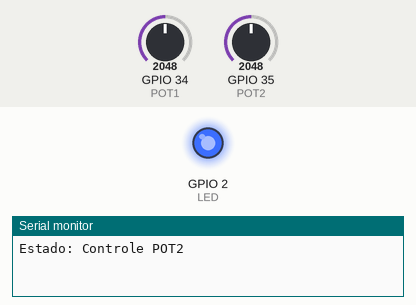
Recording of a sketch running on a simulated ESP32. On the bench: output pins drawn as LEDs (lit = HIGH), the last lines printed to the serial monitor. Dashed ring = blinking. The inputs (shaded band) are chosen by the test bench; at power-on: GPIO 34 (POT1) = 2048, GPIO 35 (POT2) = 2048.

Above: at 1.2 s.
1.3 s: GPIO 34 (POT1) set to 1955
2.9 s: GPIO 34 (POT1) set to 1058
4.4 s: GPIO 34 (POT1) set to 959
At 5.2 s:
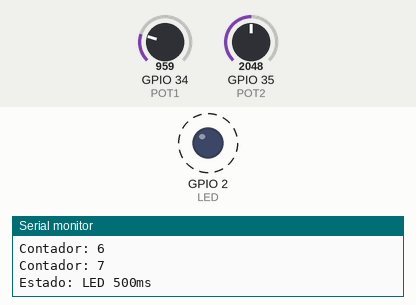
7.9 s: GPIO 34 (POT1) set to 1040
At 8.7 s:
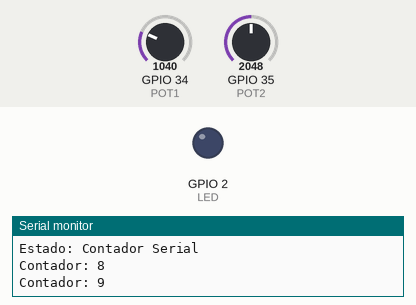
9.4 s: GPIO 34 (POT1) set to 960
At 9.8 s:
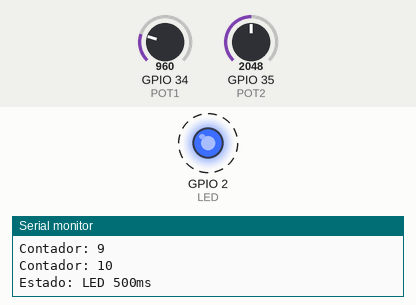
Timing chart, 0 to 14.4 s (numbered marks = the images above; inputs shaded):
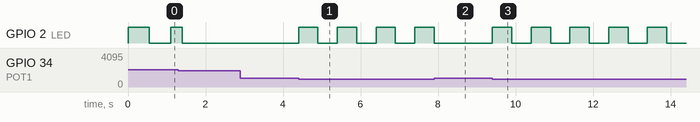

The sketch:

Exercicio01.ino
```cpp
#include <Arduino.h>

#include "freertos/FreeRTOS.h"
#include "freertos/task.h"

#define LED 2
#define POT1 34
#define POT2 35

TaskHandle_t taskLED;
TaskHandle_t taskSerial;
TaskHandle_t taskControle;

int estadoAtual = -1;

void tarefaLED(void *pvParameters) {
  while (true) {
    digitalWrite(LED, HIGH);
    vTaskDelay(pdMS_TO_TICKS(500));
    digitalWrite(LED, LOW);
    vTaskDelay(pdMS_TO_TICKS(500));
  }
}

void tarefaSerial(void *pvParameters) {
  int contador = 0;

  while (true) {
    contador++;
    Serial.print("Contador: ");
    Serial.println(contador);
    vTaskDelay(pdMS_TO_TICKS(500));
  }
}

void tarefaControle(void *pvParameters) {
  while (true) {
    int valorPOT2 = analogRead(POT2);

    int tempo = map(valorPOT2, 0, 4095, 100, 1000);

    digitalWrite(LED, HIGH);
    vTaskDelay(pdMS_TO_TICKS(tempo));
    digitalWrite(LED, LOW);
    vTaskDelay(pdMS_TO_TICKS(tempo));
  }
}

void tarefaPrincipal(void *pvParameters) {
  while (true) {
    int valorPOT1 = analogRead(POT1);

    int novoEstado;

    if (valorPOT1 < 500) {
      novoEstado = 0;
    } else if (valorPOT1 < 1000) {
      novoEstado = 1;
    } else if (valorPOT1 < 2000) {
      novoEstado = 2;
    } else {
      novoEstado = 3;
    }

    if (novoEstado != estadoAtual) {
      estadoAtual = novoEstado;

      vTaskSuspend(taskLED);
      vTaskSuspend(taskSerial);
      vTaskSuspend(taskControle);

      digitalWrite(LED, LOW);

      switch (estadoAtual) {
        case 0:
          Serial.println("Estado: Tudo suspenso");
          break;

        case 1:
          Serial.println("Estado: LED 500ms");
          vTaskResume(taskLED);
          break;

        case 2:
          Serial.println("Estado: Contador Serial");
          vTaskResume(taskSerial);
          break;

        case 3:
          Serial.println("Estado: Controle POT2");
          vTaskResume(taskControle);
          break;
      }
    }

    vTaskDelay(pdMS_TO_TICKS(200));
  }
}

void setup() {
  Serial.begin(9600);

  pinMode(LED, OUTPUT);

  xTaskCreate(tarefaLED, "Task LED", 2048, NULL, 1, &taskLED);
  xTaskCreate(tarefaSerial, "Task Serial", 2048, NULL, 1, &taskSerial);
  xTaskCreate(tarefaControle, "Task Controle", 2048, NULL, 1, &taskControle);
  xTaskCreate(tarefaPrincipal, "Task Principal", 2048, NULL, 2, NULL);

  vTaskSuspend(taskLED);
  vTaskSuspend(taskSerial);
  vTaskSuspend(taskControle);
}

void loop() {
}
```

Measured:
- the behaviour switches between 1000 and 999 on GPIO 34 (POT1) (found by bisection; images 0 and 1)
- after the input at 4.4 s, GPIO 2 (LED): alternates HIGH for 0.50 s and LOW for 0.50 s, starting at once
- after the input at 7.9 s, GPIO 2 (LED): goes on until 7.9 s, then stays LOW
- after the input at 9.4 s, GPIO 2 (LED): alternates HIGH for 0.50 s and LOW for 0.50 s, starting at once
